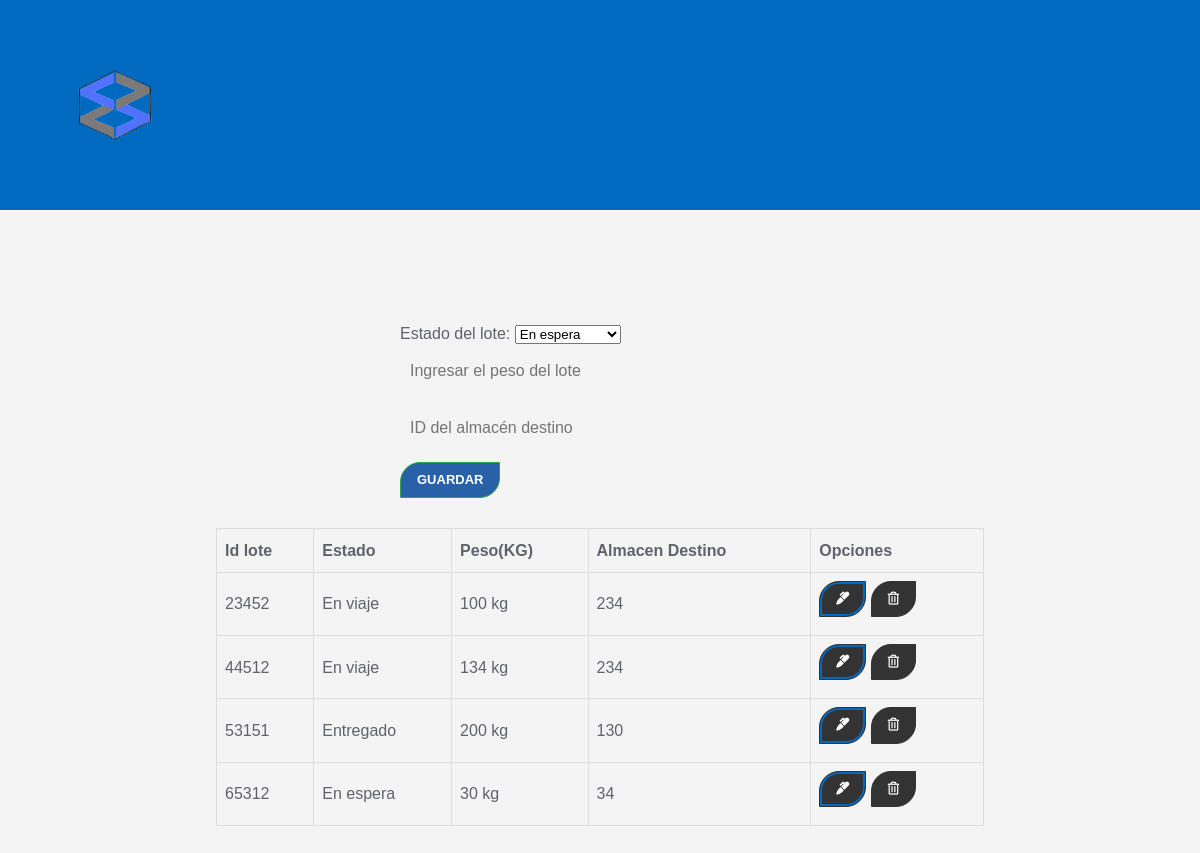
The page /home/gestionLotes.php (signed in) on the database as committed earlier.
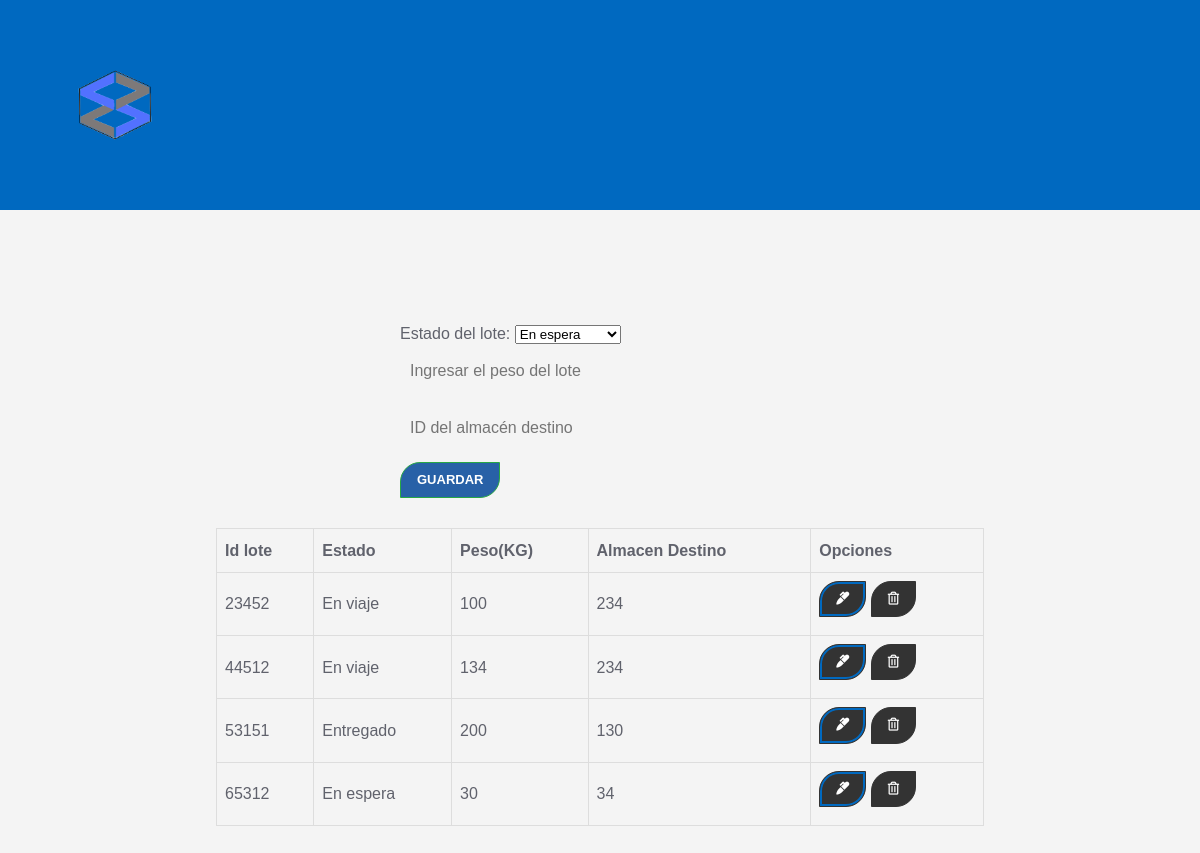
The same page on the database as committed later.
### tables this page shows
CREATE TABLE `lote` (
  `id_lote` int(10) NOT NULL,
  `estado` varchar(20) NOT NULL,
  `peso` varchar(20) NOT NULL,
  `almacen_destino` int(10) DEFAULT NULL
);

### home/gestionLotes.php (the view, shortened to what this page needs)
<?php include("config\usersDB.php"); ?>
<?php include('includes\header.php'); ?>
<main class="container p-4">
  <div class="row">
    <div class="col-md-4">
      <div class="card card-body">
  <form action="save_lotes.php" method="POST">
    <div class="form-group">
      <label for="estado">Estado del lote:</label>
      <select name="estado" required>
        <option value="En espera">En espera</option>
      </select>
    </div>
    <div class="form-group">
      <input type="text" name="peso" class="form-control" placeholder="Ingresar el peso del lote" autofocus required>
    </div>
    <div class="form-group">
      <input type="text" name="almacen_destino" class="form-control" placeholder="ID del almacén destino" autofocus required>
    </div>
    <input type="submit" name="save_lotes" class="btn btn-success btn-block" value="Guardar">
  </form>
</div>
    </div>
    <div class="col-md-8">
      <table class="table table-bordered">
        <thead>
          <tr>
            <th>Id lote</th>
            <th>Estado</th>
            <th>Peso(KG)</th>
            <th>Almacen Destino</th>
            <th>Opciones</th>
          </tr>
        </thead>
        <tbody>
          <?php
          $query = "SELECT * FROM lote";
          $result_tasks = mysqli_query($conn, $query);
          while($row = mysqli_fetch_assoc($result_tasks)) { ?>
          <tr>
            <td><?php echo $row['id_lote']; ?></td>
            <td><?php echo $row['estado']; ?></td>
            <td><?php echo $row['peso']; ?></td>
            <td><?php echo $row['almacen_destino']; ?></td>
            <td>
              <a href="edit_lotes.php?id_lote=<?php echo $row['id_lote']?>" class="btn btn-secondary">
                <i class="fas fa-marker"></i>
              </a>
              <a href="delete_lotes.php?id_lote=<?php echo $row['id_lote']?>" class="btn btn-danger">
                <i class="far fa-trash-alt"></i>
              </a>
            </td>
          </tr>
          <?php } ?>
        </tbody>
      </table>
    </div>
  </div>
</main>

Rows that differ between the two databases and show on the page:
changed lote id 23452: peso "100 kg" → "100"
changed lote id 44512: peso "134 kg" → "134"
changed lote "Entregado": peso "200 kg" → "200"
changed lote "En espera": peso "30 kg" → "30"
